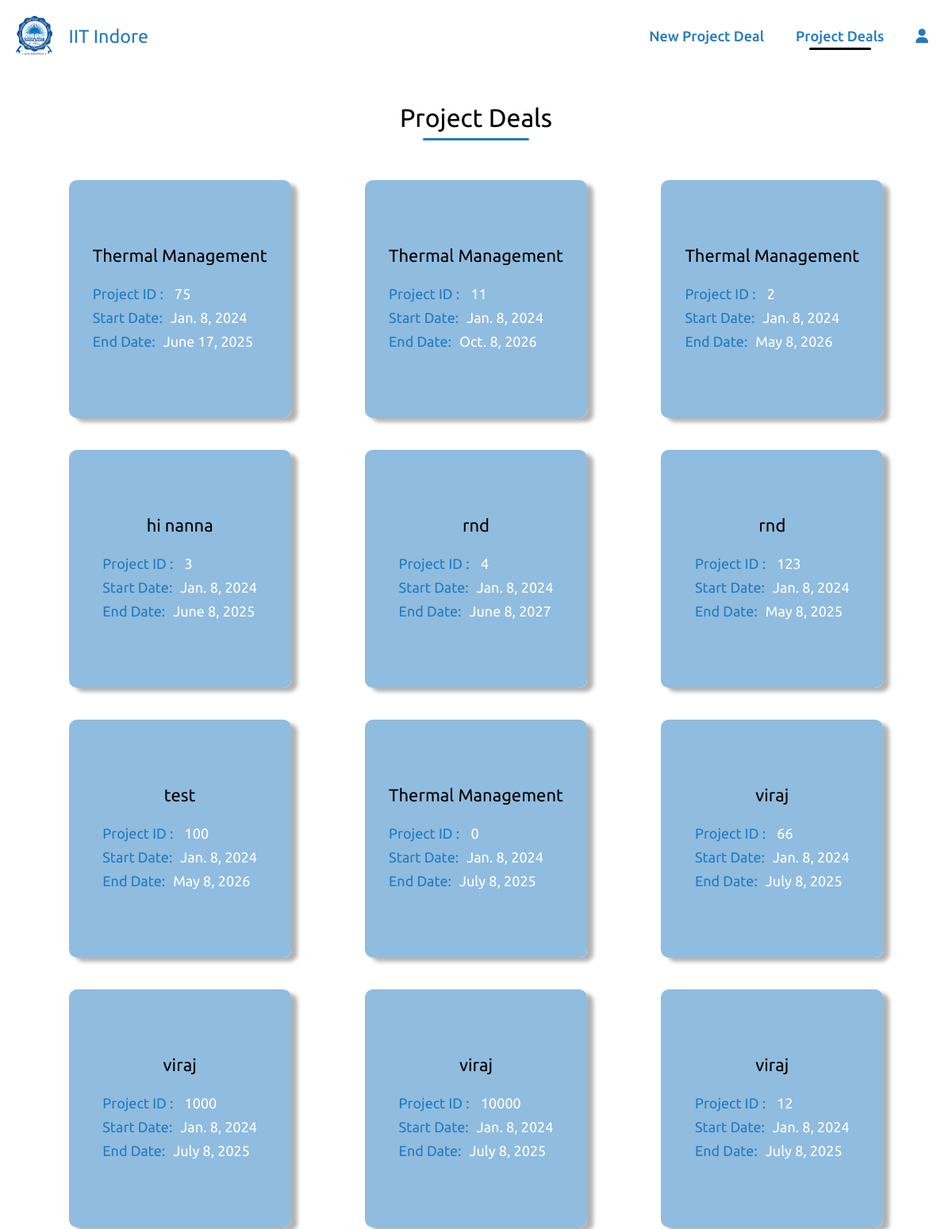
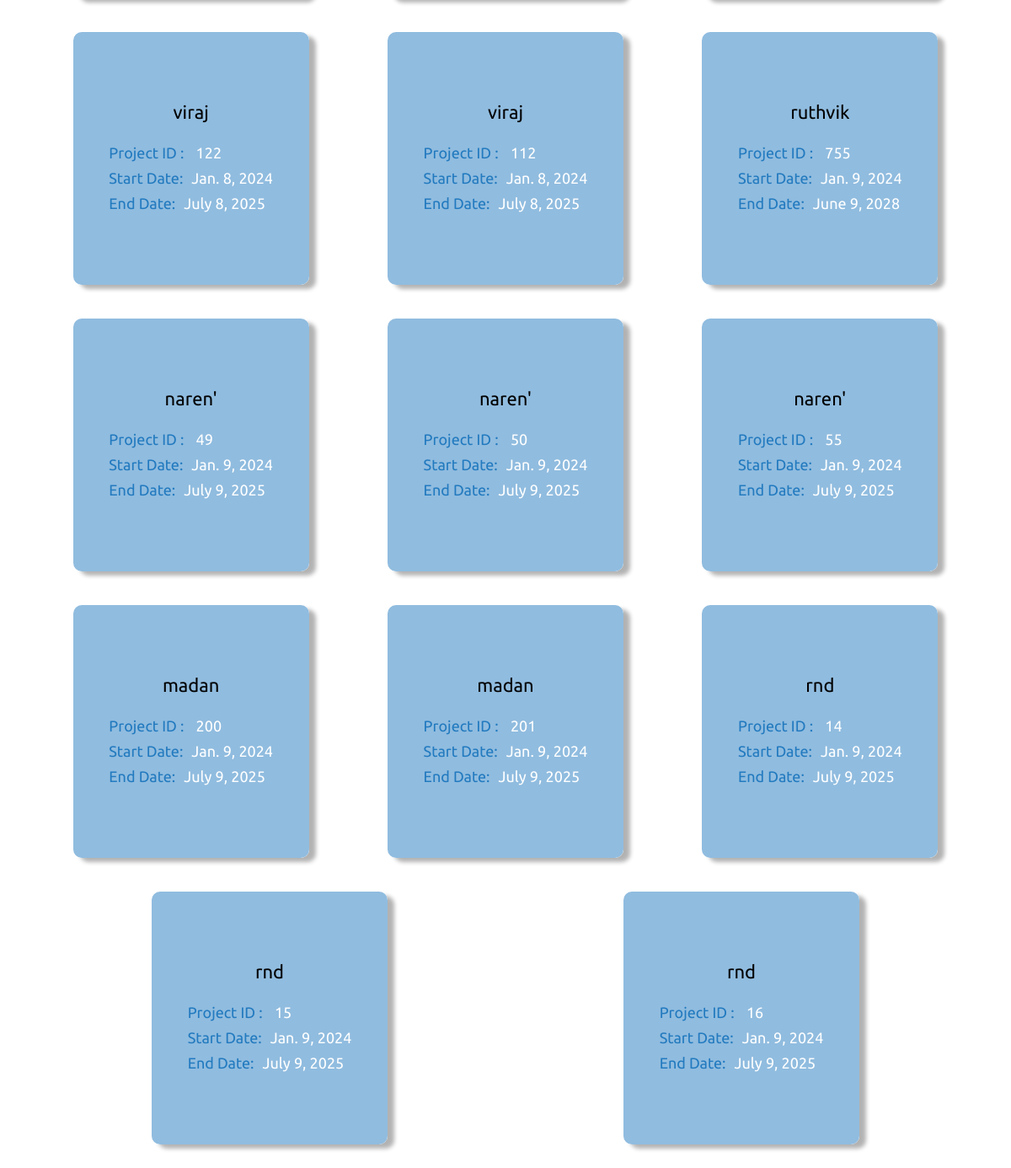
/project_list/, run on an earlier commit of the app's database (2 pictures, top to bottom).
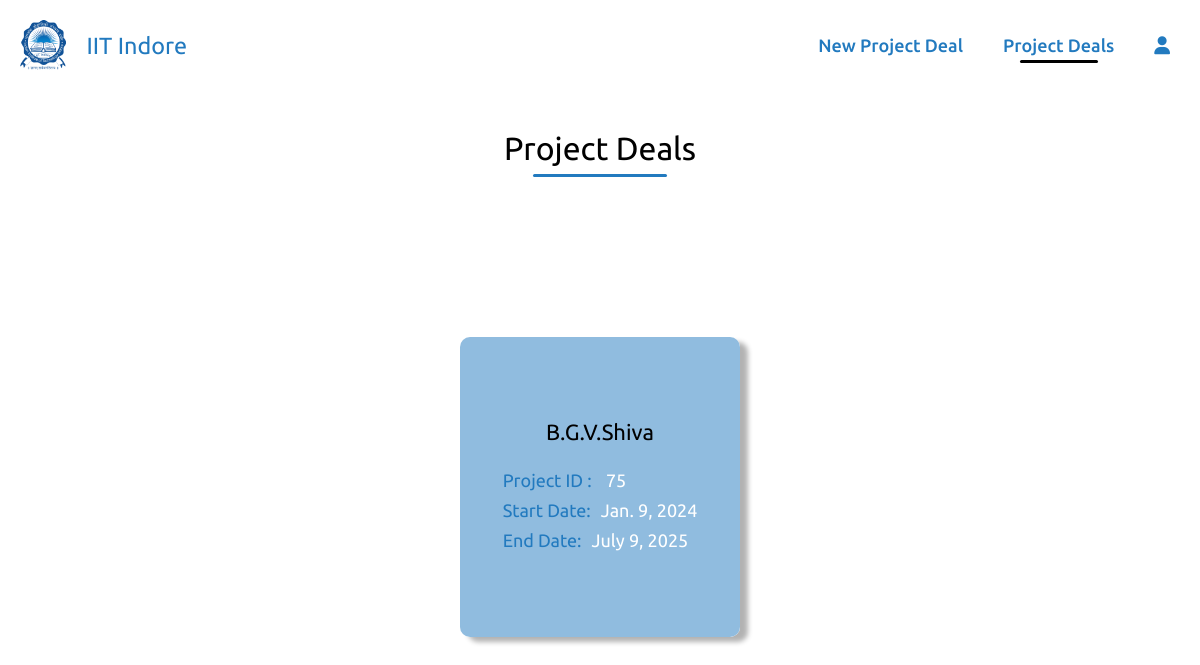
And on a later commit of the database.
### home/models.py (models this page shows, shortened)
class project_details(models.Model):
    Project_Fellowship_No = models.CharField(max_length=20,primary_key=True)
    PI_of_Project = models.CharField(max_length=20,blank=True,null=True)
    Sanctioned_Date = models.DateField(null=True)
    Project_Start_Date = models.DateField(null=True)
    Project_Closure_Date = models.DateField(null=True)
    Title_of_Project = models.CharField(max_length=50,blank=True,null=True)
    project_duration =models.IntegerField(null=True)
    financial_year_start_index = models.IntegerField(null=True)
    financial_year_end_index = models.IntegerField(null=True)

### home/views.py (the view)
# urls.py: path('project_list/',views.project_list,name='project_list'),
def project_list(request):
    projects = project_details.objects.all()
    context = {'projects': projects}
    return render(request, 'project_list.html', context)

### templates/project_list.html (shortened to what this page needs)
{% load static %}
<!DOCTYPE html>
<html lang="en">
<head>
    <link rel="stylesheet" href="{% static "style.css" %}">
</head>
<body>
    <div class="navbar1">
        <div class="title">
            <a href="{% url "homepage" %}" class="lo">
              <img src="{% static "IITI_Logo.png" %}" class="logo">
              <h3>IIT Indore</h3>
            </a>
        </div>
        <div class="links">
            <ul>
                <li><a href="{% url "index" %}">New Project Deal</a></li>
                <li><a href="{% url "project_list" %}" class="active">Project Deals</a></li>
                <li><a href="{% url "login" %}"><i class="fa-solid fa-user"></i></a></li>
            </ul>
        </div>
    </div>
    <div class="sub_nav">
        <div class="project_list"><h1>Project Deals</h1></div>
    </div>
    <div class="project-container">
        {% for project in projects %}
        <div class="book">
            <div class="buttons">
                <a href="{% url 'fill' project_id=project.Project_Fellowship_No %}">
                    <button class="button">Monthly Sheet</button>
                </a>
                <a href="{% url 'mastersheet' project_id=project.Project_Fellowship_No %}">
                    <button class="button">Mastersheet</button>
                </a>
            </div>            <div class="cover">
                <div class="project-details">
                    <h4 style="text-align:center;">   {{ project.Title_of_Project }}  </h4>
                    <p><span>Project ID :</span>  {{ project.Project_Fellowship_No }}</p>
                    <p><span>Start Date:</span>{{ project.Project_Start_Date }}</p>
                    <p><span>End Date:</span>{{ project.Project_Closure_Date }}</p>
                </div>
            </div>
           </div>
        {% endfor %}
    </div>
</body>
</html>

### static/style.css (style rules this page uses)
* { margin: 0; padding: 0; box-sizing: border-box; font-family: 'Ubuntu', cursive; font-weight: 400; }
:root { --primary-color:#000; --secondary-color: rgb(34,122,191); }
.navbar1 { width: 100%; padding: 20px 10px; position: sticky; top: 0px; display: flex; justify-content: space-between; align-items: center; background: transparent; }
.navbar1 .title { display: flex; margin:0px 10px; font-size: 20px; color: var(--secondary-color); font-weight: 400; align-items: center; justify-content: center; cursor: pointer; }
.navbar1 h3 { color: var(--secondary-color); }
.navbar1 .title img { height: 50px; margin-right: 20px; cursor: pointer; }
.navbar1 .links ul { display: flex; align-items: center; justify-content: center; flex: 1; flex-wrap: wrap; }
.navbar1 .links ul li { list-style: none; }
.navbar1 .links ul li a { margin: auto 20px; text-decoration: none; font-size: 18px; position: relative; font-weight: 500; color: var(--secondary-color); }
.lo { display: flex; align-items: center; justify-content: center; color: #fff; text-decoration: none; }
.active::after { content: ''; position: absolute; width: 70%; left: 15%; bottom: -8px; height: 3px; background-color: var(--primary-color); border-radius: 10px; }

### templates/project_list.html (style rules this page uses)
:root { --main-color: #fff; --secondary-color: rgb(34,122,191); }
body .project-container { min-height: 70vh; }
.sub_nav { display:flex; justify-content:center; margin: 20px; align-items: center; padding: 20px; }
.sub_nav h1 { position: relative; }
.sub_nav h1::before { content: ""; position: absolute; height: 3px; width: 70%; left: 15%; bottom: -10px; background-color: var(--secondary-color); border-radius: 30px; }
.book { position: relative; border-radius: 10px; width: 25%; height: 300px; background-color: rgba(255, 255, 255, 0.5); -webkit-box-shadow: 1px 1px 12px rgba(34, 122, 191, 0.5); box-shadow: 8px 5px 5px rgba(0, 0, 0, 0.3); -webkit-transform: preserve-3d; -ms-transform: preserve-3d; transform: preserve-3d; -webkit-perspective: 2000px; perspective: 2000px; display: -webkit-box; display: -ms-flexbox; display: flex; -webkit-box-align: center; -ms-flex-align: center; align-items: center; -webkit-box-pack: center; -ms-flex-pack: center; justify-content: center; margin: 20px; }
.cover { top: 0; position: absolute; background-color: rgb(144,188,223); width: 100%; height: 100%; border-radius: 10px; cursor: pointer; -webkit-transition: all 0.5s; transition: all 0.5s; -webkit-transform-origin: 0; -ms-transform-origin: 0; transform-origin: 0; display: -webkit-box; display: -ms-flexbox; display: flex; -webkit-box-align: center; -ms-flex-align: center; align-items: center; -webkit-box-pack: center; -ms-flex-pack: center; justify-content: center; }
.book .buttons { display: flex; align-items: center; justify-content: space-around; flex-direction: column; height: 100%; }
.book .buttons a button { height: 50px; padding: 10px; font-size: 15px; outline: 0; border: none; cursor: pointer; background-color: rgba(34,122,191,0.5); color: var(--main-color); border-radius: 10px; transition: all 0.3s ease-in-out; }
.project-container .book .project-details { display: flex; justify-content: center; flex-direction: column; padding: 20px; font-size: 18px; text-align: left; margin: auto; height: 100%; }
.project-container .book .project-details p { line-height: 30px; color: #fff; }
.project-container .book .project-details p span { color: var(--secondary-color); margin-right: 10px; }
.project-container { display: flex; align-items: center; margin: 20px 40px; justify-content: space-around; flex-wrap: wrap; }
.project-details h4 { color: #000; font-size: 22px; margin-bottom: 20px; }

What changed in the data, as far as the page shows it:
removed project_details: Title_of_Project "Thermal Management", Project_Fellowship_No "11", Project_Start_Date "Jan. 8, 2024", Project_Closure_Date "Oct. 8, 2026"
removed project_details: Title_of_Project "Thermal Management", Project_Fellowship_No "2", Project_Start_Date "Jan. 8, 2024", Project_Closure_Date "May 8, 2026"
removed project_details: Title_of_Project "hi nanna", Project_Fellowship_No "3", Project_Start_Date "Jan. 8, 2024", Project_Closure_Date "June 8, 2025"
removed project_details: Title_of_Project "rnd", Project_Fellowship_No "4", Project_Start_Date "Jan. 8, 2024", Project_Closure_Date "June 8, 2027"
removed project_details: Title_of_Project "rnd", Project_Fellowship_No "123", Project_Start_Date "Jan. 8, 2024", Project_Closure_Date "May 8, 2025"
removed project_details: Title_of_Project "test", Project_Fellowship_No "100", Project_Start_Date "Jan. 8, 2024", Project_Closure_Date "May 8, 2026"
removed project_details: Title_of_Project "Thermal Management", Project_Fellowship_No "0", Project_Start_Date "Jan. 8, 2024", Project_Closure_Date "July 8, 2025"
removed project_details: Title_of_Project "viraj", Project_Fellowship_No "66", Project_Start_Date "Jan. 8, 2024", Project_Closure_Date "July 8, 2025"
removed project_details: Title_of_Project "viraj", Project_Fellowship_No "1000", Project_Start_Date "Jan. 8, 2024", Project_Closure_Date "July 8, 2025"
removed project_details: Title_of_Project "viraj", Project_Fellowship_No "10000", Project_Start_Date "Jan. 8, 2024", Project_Closure_Date "July 8, 2025"
removed project_details: Title_of_Project "viraj", Project_Fellowship_No "12", Project_Start_Date "Jan. 8, 2024", Project_Closure_Date "July 8, 2025"
removed project_details: Title_of_Project "viraj", Project_Fellowship_No "122", Project_Start_Date "Jan. 8, 2024", Project_Closure_Date "July 8, 2025"
removed project_details: Title_of_Project "viraj", Project_Fellowship_No "112", Project_Start_Date "Jan. 8, 2024", Project_Closure_Date "July 8, 2025"
removed project_details: Title_of_Project "ruthvik", Project_Fellowship_No "755", Project_Start_Date "Jan. 9, 2024", Project_Closure_Date "June 9, 2028"
removed project_details: Title_of_Project "naren'", Project_Fellowship_No "49", Project_Start_Date "Jan. 9, 2024", Project_Closure_Date "July 9, 2025"
removed project_details: Title_of_Project "naren'", Project_Fellowship_No "50", Project_Start_Date "Jan. 9, 2024", Project_Closure_Date "July 9, 2025"
removed project_details: Title_of_Project "naren'", Project_Fellowship_No "55", Project_Start_Date "Jan. 9, 2024", Project_Closure_Date "July 9, 2025"
removed project_details: Title_of_Project "madan", Project_Fellowship_No "200", Project_Start_Date "Jan. 9, 2024", Project_Closure_Date "July 9, 2025"
removed project_details: Title_of_Project "madan", Project_Fellowship_No "201", Project_Start_Date "Jan. 9, 2024", Project_Closure_Date "July 9, 2025"
removed project_details: Title_of_Project "rnd", Project_Fellowship_No "14", Project_Start_Date "Jan. 9, 2024", Project_Closure_Date "July 9, 2025"
removed project_details: Title_of_Project "rnd", Project_Fellowship_No "15", Project_Start_Date "Jan. 9, 2024", Project_Closure_Date "July 9, 2025"
removed project_details: Title_of_Project "rnd", Project_Fellowship_No "16", Project_Start_Date "Jan. 9, 2024", Project_Closure_Date "July 9, 2025"
changed project_details id 75: Title_of_Project "Thermal Management" → "B.G.V.Shiva"; Project_Start_Date "Jan. 8, 2024" → "Jan. 9, 2024"; Project_Closure_Date "June 17, 2025" → "July 9, 2025"
